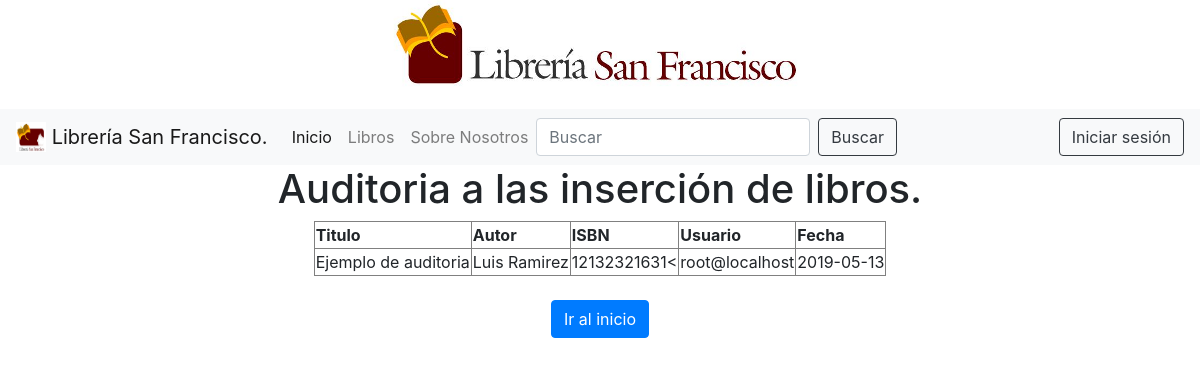
Before: /auditoria.php with the older database file.
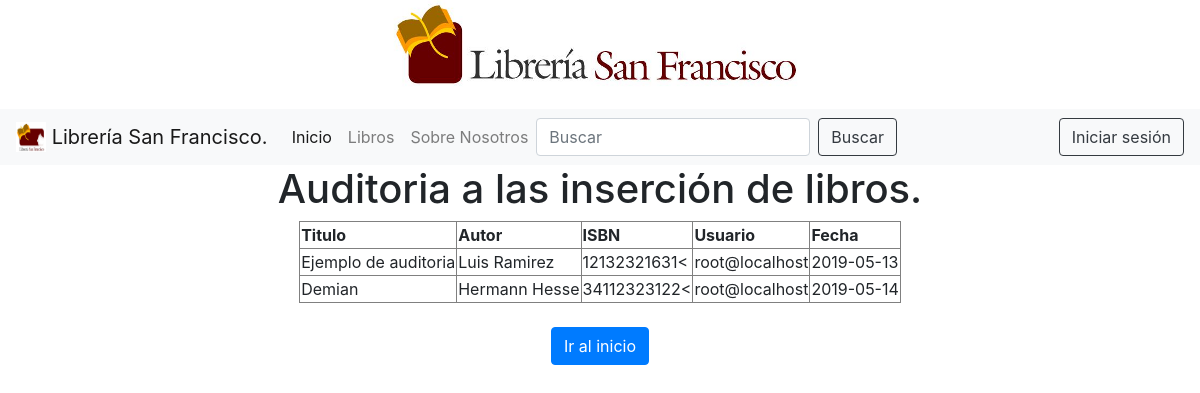
After: the same page with the newer database file.
### tables this page shows
CREATE TABLE `tabla_auditoria` (
  `is_auditoria` int(11) NOT NULL,
  `titulo_copia` varchar(100) NOT NULL,
  `autor_copia` varchar(50) NOT NULL,
  `isbn_copia` varchar(50) NOT NULL,
  `usuario` varchar(50) NOT NULL,
  `fecha` date NOT NULL
);

### auditoria.php (the view, shortened to what this page needs)
<?php
require 'conexion.php';
$sql = "SELECT * FROM tabla_auditoria";
$resultado = $conexion->query($sql);
?>
<!DOCTYPE html>
<html>
<head>
</head>
<body>
	<?php include 'navbar.php'; ?>
	<div class="container" style="margin:auto;">
                <center>
                <h1>Auditoria a las inserción de libros.</h1>
                    <center>
                    <table border="1">
                        <thead>
                            <tr>
                                <th scope="col">Titulo</th>
                                <th scope="col">Autor</th>
                                <th scope="col">ISBN</th>
                                <th scope="col">Usuario</th>
                                <th scope="col">Fecha</th>
                        </thead>
                        <?php while($row = $resultado->fetch_assoc()):?>
                        <?php
                        	$tirulo_copia = $row["titulo_copia"];
                            $autor_copia= $row["autor_copia"];
                            $isbn_copia = $row["isbn_copia"];
                            $usuario= $row["usuario"];
                            $fecha = $row["fecha"];
                        ?>
                        <tbody>
                            <tr>
                                <td scope="row"><?php echo $tirulo_copia ?></td>
                                <td><?php echo $autor_copia ?></td>
                                <td><?php echo $isbn_copia ?><
                                <td><?php echo $usuario ?></td>
                                <td><?php echo $fecha ?></td>
                            </tr>
                            <?php endwhile; ?>
                        </tbody>
                    </table>
                    </center>
                    <br>
                <form action="index.php">
                    <button type="submit" class="btn btn-primary" name="send">Ir al inicio</button>
                </form>
                </center>
            </div>
</body>
</html>

Changed rows visible on the page:
added tabla_auditoria: titulo_copia "Demian", autor_copia "Hermann Hesse", isbn_copia "34112323122", usuario "root@localhost", fecha "2019-05-14"
